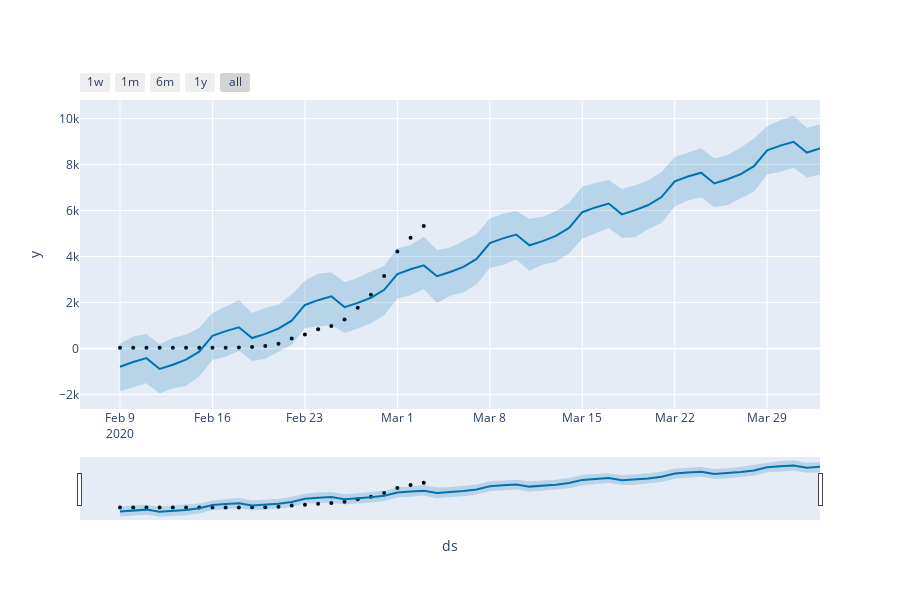

Notebook source saved alongside this figure:
### Markdown cell above
**Graphical Representation of Prediction**

### Code cell
fig = plot_plotly(m, forecast)
py.iplot(fig) 

fig = m.plot(forecast,xlabel='Date',ylabel='Confirmed Count')
